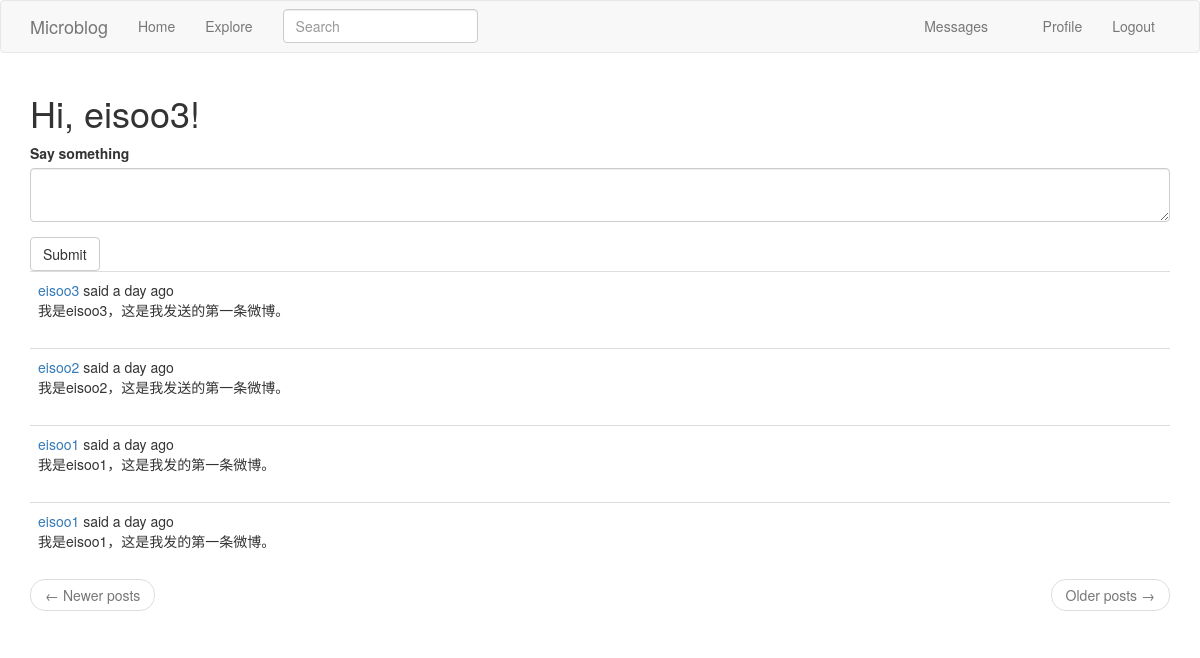
Page /index (signed in) on the committed database.
### app/models.py (models this page shows, shortened)
class User(db.Model, UserMixin):
    id = db.Column(db.Integer, primary_key=True)
    username = db.Column(db.String(64), index=True, unique=True)
    email = db.Column(db.String(120), index=True, unique=True)
    password_hash = db.Column(db.String(128))
    posts = db.relationship('Post', backref='author', lazy='dynamic')
    about_me = db.Column(db.String(140))
    last_seen = db.Column(db.DateTime, default=datetime.utcnow)
    followed = db.relationship('User', secondary=followers,
                primaryjoin=(followers.c.follower_id == id),
                secondaryjoin=(followers.c.followed_id == id),
                backref=db.backref('followers', lazy='dynamic'),
                lazy='dynamic')
    message_sent = db.relationship('Message', foreign_keys='Message.sender_id',
                                    backref='author', lazy='dynamic')
    messages_received = db.relationship('Message',
                                        foreign_keys='Message.recipient_id',
                                        backref='recipient', lazy='dynamic')
    last_message_read_time = db.Column(db.DateTime)
    notifications = db.relationship('Notification', backref='user',
                                    lazy='dynamic')
    def followed_posts(self):
        followed = Post.query.join(
            followers, (followers.c.followed_id == Post.user_id)).filter(
                followers.c.follower_id == self.id)
        own = Post.query.filter_by(user_id=self.id)
        return followed.union(own).order_by(Post.timestamp.desc())
    def new_messages(self):
        last_read_time = self.last_message_read_time or datetime(1900, 1, 1)
        return Message.query.filter_by(recipient=self).filter(
            Message.timestamp > last_read_time).count()

class SearchableMixin(object):
    @classmethod
    def before_commit(cls, session):
        session._changes = {
            'add': [obj for obj in session.new if isinstance(obj, cls)],
            'update': [obj for obj in session.dirty if isinstance(obj, cls)],
            'delete': [obj for obj in session.deleted if isinstance(obj, cls)]
    }
    @classmethod
    def after_commit(cls, session):
        for obj in session._changes['add']:
            add_to_index(cls.__tablename__, obj)
        for obj in session._changes['update']:
            add_to_index(cls.__tablename__, obj)
        for obj in session._changes['delete']:
            remove_from_index(cls.__tablename__, obj)
        session._changes = None

class Post(SearchableMixin, db.Model):
    __searchable__ = ['body']
    id = db.Column(db.Integer, primary_key=True)
    body = db.Column(db.String(140))
    timestamp = db.Column(db.DateTime, index=True, default=datetime.utcnow)
    user_id = db.Column(db.Integer, db.ForeignKey('user.id'))

### app/main/routes.py (the view)
@bp.route('/', methods=['GET', 'POST'])
@bp.route('/index', methods=['GET', 'POST'])
@login_required
def index():
    form = PostForm()
    if form.validate_on_submit():
        post = Post(body=form.post.data, author=current_user)
        db.session.add(post)
        db.session.commit()
        flash(_('Your post is now live!'))
        return redirect(url_for('main.index'))
    page = request.args.get('page', 1, type=int)
    posts = current_user.followed_posts().paginate(
        page, current_app.config['POSTS_PER_PAGE'], False)
    next_url = url_for('main.index', page=posts.next_num) if posts.has_next else None
    prev_url = url_for('main.index', page=posts.prev_num) if posts.has_prev else None
    return render_template('index.html', title=_('home'), posts=posts.items, form=form,
                        next_url=next_url, prev_url=prev_url)

### app/main/forms.py
class SearchForm(FlaskForm):
    q = StringField(_l('Search'), validators=[DataRequired()])
    def __init__(self, *args, **kwargs):
        if 'formdata' not in kwargs:
            kwargs['formdata'] = request.args
        if 'csrf_enabled' not in kwargs:
            kwargs['csrf_enabled'] = False
        super(SearchForm, self).__init__(*args, **kwargs)

class PostForm(FlaskForm):
    post = TextAreaField(_l('Say something'), validators=[DataRequired(), Length(min=0, max=140)])
    submit = SubmitField(_l('Submit'))

### app/main/routes.py (called while the page is built)
@bp.before_request
def before_request():
    if current_user.is_authenticated:
        current_user.last_seen = datetime.utcnow()
        db.session.commit()
        g.search_form = SearchForm()
    g.locale = str(get_locale())

### app/models.py (called while the page is built)
@login.user_loader
def load_user(id):
    return User.query.get(int(id))

### app/templates/index.html
{% extends "base.html" %}
{% import "bootstrap/wtf.html" as wtf %}
{% block app_content %}
    <h1>{{ _('Hi') }}, {{ current_user.username }}!</h1>
    {% if form %}
    {{ wtf.quick_form(form) }}
    {% endif %}
    {% for post in posts %}
        {% include '_post.html' %}
    {% endfor %}
    <nav aria-label="...">
            <ul class="pager">
                <li class="previous{% if not prev_url %} disabled{% endif %}">
                    <a href="{{ prev_url or '#' }}">
                        <span aria-hidden="true">&larr;</span> {{ _('Newer posts') }}
                    </a>
                </li>
                <li class="next{% if not next_url %} disabled{% endif %}">
                    <a href="{{ next_url or '#' }}">
                        {{ _('Older posts') }} <span aria-hidden="true">&rarr;</span>
                    </a>
                </li>
            </ul>
    </nav>
{% endblock %}

### app/templates/_post.html (shortened to what this page needs)
<table class="table table-hover">
        <tr valign="top">
            <td>
                {{ _('%(username)s said %(when)s',
                    username=user_link, when=moment(post.timestamp).fromNow()) }}
                <br>
                <span id="post{{ post.id }}">{{ post.body }}</span>
            </td>
        </tr>
    </table>

### rows in the picture
User: username "eisoo3"
Post: body "我是eisoo3，这是我发送的第一条微博。"
Post: body "我是eisoo2，这是我发送的第一条微博。"
Post: body "我是eisoo1，这是我发的第一条微博。"
Post: body "我是eisoo1，这是我发的第一条微博。"
